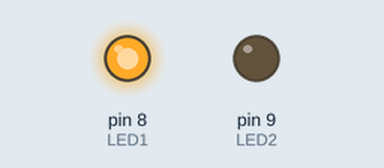
Simulated run of this sketch. Board: Arduino Uno, built with avr-gcc and run on an emulated ATmega328P. On the bench: output pins drawn as LEDs (lit = HIGH).

Above: at 0.2 s.
At 8.2 s:
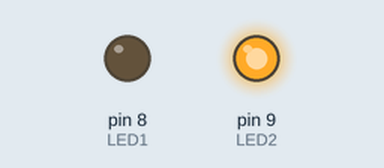
At 14.2 s:
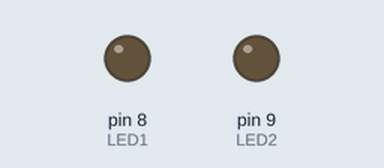
Timing chart, 0 to 20.8 s (numbered marks = the images above):
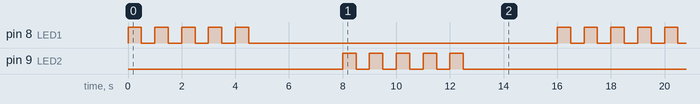

The sketch:

Dua_led_berkedip_bergantian.ino
```cpp
int LED1 = 8;
int LED2 = 9;

void setup()
{
  pinMode (LED1, OUTPUT);
  pinMode (LED2, OUTPUT);
}

int waktuDelay = 3000;

void loop()
{
  for (int i=1; i<=5; i++)
  {
    digitalWrite (LED1, HIGH);
    delay (500);
    digitalWrite (LED1, LOW);
    delay (500);
  }

  delay (waktuDelay);

  for (int i=1; i<=5; i++)
  {
    digitalWrite (LED2, HIGH);
    delay (500);
    digitalWrite (LED2, LOW);
    delay (500);
  }

  delay (waktuDelay);
}
```

Measured:
- by itself, pin 8 (LED1), pin 9 (LED2): repeats every 16.0 s: 4 × (LOW 0.50 s, HIGH 0.50 s), LOW 11.5 s, HIGH 0.50 s
- by itself, everything shown: repeats every 16.0 s, in 20 steps
